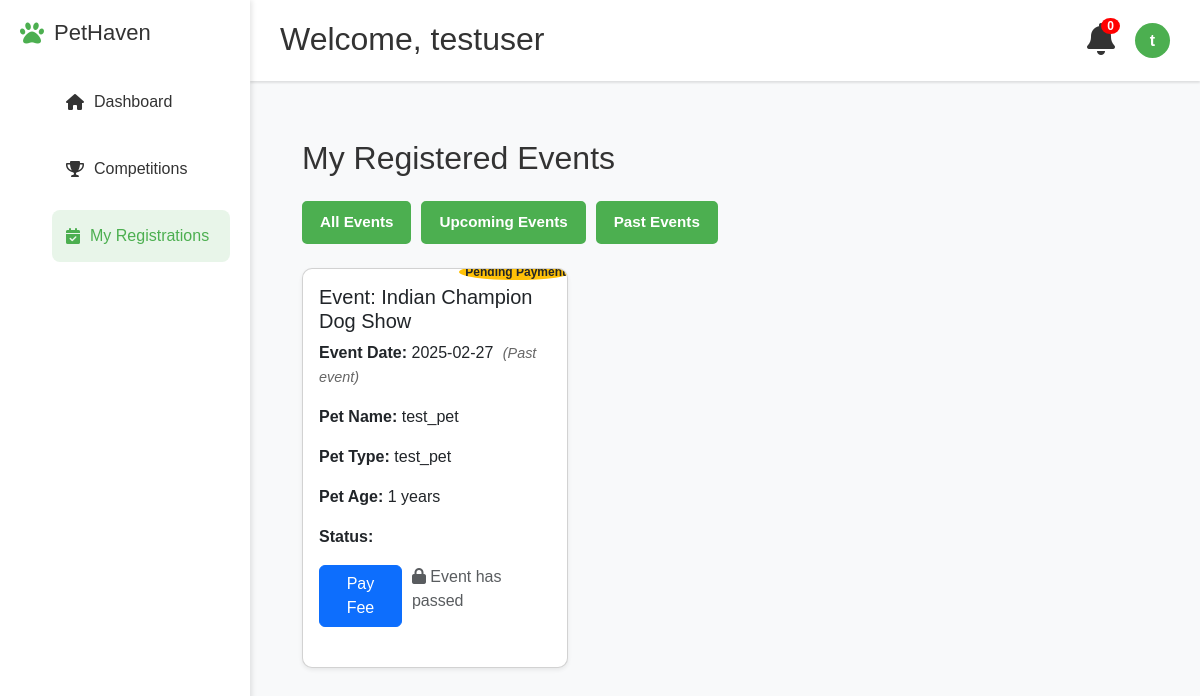
Screenshot of /registrations (signed in) with the database file from the repository.
### models.py (models this page shows)
class User(db.Model, UserMixin):
    id = db.Column(db.Integer, primary_key=True)
    username = db.Column(db.String(100), unique=True, nullable=False)
    email = db.Column(db.String(120), unique=True, nullable=False)
    password = db.Column(db.String(60), nullable=False)
    is_admin = db.Column(db.Boolean, default=False)

class Registration(db.Model):
    id = db.Column(db.Integer, primary_key=True)
    user_id = db.Column(db.Integer, db.ForeignKey('user.id'), nullable=False)
    event_id = db.Column(db.Integer, db.ForeignKey('event.id'), nullable=False)
    pet_name = db.Column(db.String(100), nullable=False)
    pet_type = db.Column(db.String(100), nullable=False)
    pet_age=db.Column(db.Integer,nullable=False)
    paid = db.Column(db.Boolean, default=False)
    event = db.relationship('Event', backref=db.backref('registrations', lazy=True))

class Event(db.Model):
    id = db.Column(db.Integer, primary_key=True)
    title = db.Column(db.String(200), nullable=False)
    description = db.Column(db.Text, nullable=False)
    date = db.Column(db.String(50), nullable=False)
    location=db.Column(db.String(250),nullable=False)
    prizes=db.Column(db.String(200),nullable=False)
    eligibility=db.Column(db.String(250),nullable=False)
    fee = db.Column(db.Float, default=500)
    image_filename = db.Column(db.String(200), nullable=False, default="default.jpg")

### app.py (the view)
@app.route('/registrations')
@login_required
def registrations():
    registered_events = db.session.query(Registration, Event).join(Event, Registration.event_id == Event.id).filter(Registration.user_id == current_user.id).all()
    current_date = datetime.now().date()
    processed_events = []
    for reg, event in registered_events:
        event_date = datetime.strptime(event.date, '%Y-%m-%d').date()
        can_edit = event_date > current_date
        processed_events.append((reg, event, can_edit))
    return render_template("registrations.html", registered_events=processed_events)

### app.py (called while the page is built)
@login_manager.user_loader
def load_user(user_id):
    return User.query.get(int(user_id))

### templates/registrations.html (shortened to what this page needs)
{% extends "base.html" %}
{% block content %}
<div class="container mt-4">
    <h2 class="mb-4">My Registered Events</h2>
    <div class="filter-buttons mb-4">
        <button class="filter-btn active" data-filter="all">All Events</button>
        <button class="filter-btn" data-filter="upcoming">Upcoming Events</button>
        <button class="filter-btn" data-filter="past">Past Events</button>
    </div>
    {% if registered_events %}
        <div class="row" id="events-container">
            {% for reg, event, can_edit in registered_events %}
                <div class="col-md-4 event-item" data-date="{{ event.date }}">
                    <div class="card shadow-sm mb-4">
                        <div class="card-body">
                            <h5 class="card-title">Event: {{ event.title }}</h5>
                            <p class="card-text">
                                <strong>Event Date:</strong> {{ event.date }}
                                <span class="relative-date" data-event-date="{{ event.date }}"></span>
                            </p>
                            <p class="card-text"><strong>Pet Name:</strong> {{ reg.pet_name }}</p>
                            <p class="card-text"><strong>Pet Type:</strong> {{ reg.pet_type }}</p>
                            <p class="card-text"><strong>Pet Age:</strong> {{ reg.pet_age }} years</p>
                            <p class="card-text">
                                <strong>Status:</strong>
                                {% if reg.paid %}
                                    <span class="badge bg-success">Paid</span>
                                {% else %}
                                    <span class="badge bg-warning text-dark">Pending Payment</span>
                                {% endif %}
                            </p>
                            <div class="button-group" style="display: flex; gap: 10px; margin-top: 15px;">
                                {% if not reg.paid %}
                                    <a href="{{ url_for('pay_fee', registration_id=reg.id) }}" class="btn btn-primary">Pay Fee</a>
                                {% endif %}
                                {% if can_edit %}
                                    <a href="{{ url_for('edit_registration', registration_id=reg.id) }}" class="btn btn-secondary">
                                        <i class="fas fa-edit"></i> Edit Details
                                    </a>
                                {% else %}
                                    <span class="text-muted"><i class="fas fa-lock"></i> Event has passed</span>
                                {% endif %}
                            </div>
                        </div>
                    </div>
                </div>
            {% endfor %}
        </div>
    {% else %}
        <p>No registrations found.</p>
    {% endif %}
</div>
{% endblock %}

### templates/base.html (shortened to what this page needs)
<!DOCTYPE html>
<html lang="en">
<head>
    <link rel="stylesheet" href="https://cdnjs.cloudflare.com/ajax/libs/font-awesome/6.0.0/css/all.min.css">
    <link href="https://cdn.jsdelivr.net/npm/bootstrap@5.3.0/dist/css/bootstrap.min.css" rel="stylesheet">
    <link rel="stylesheet" href="{{ url_for('static', filename='css/style.css') }}">
</head>
<body>
    {% if current_user.is_authenticated %}
        <div class="navbar" id="navbar">
            <h2>Welcome, {{ current_user.username }}</h2>
            <div class="nav-right">
                <div class="notification">
                    <i class="fas fa-bell fa-2x"></i>
                    <span class="badge">0</span>
                </div>
                <div class="profile-dropdown">
                    <div class="profile" onclick="toggleDropdown()">
                        <div class="profile-pic">{{ current_user.username[0] }}</div>
                    </div>
                </div>
            </div>
            </div>
            <div class="sidebar" id="sidebar">
                <div class="logo">
                    <i class="fas fa-paw"></i>
                    <h2>PetHaven</h2>
                </div>
                <ul class="nav-menu">
                    <li class="nav-item {% if request.endpoint == 'dashboard' %}active{% endif %}">
                        <a href="{{ url_for('dashboard') }}"><i class="fas fa-home"></i> Dashboard</a>
                    </li>
                    <li class="nav-item {% if request.endpoint == 'competitions' %}active{% endif %}">
                        <a href="{{ url_for('competitions') }}"><i class="fas fa-trophy"></i> Competitions</a>
                    </li>
                    <li class="nav-item {% if request.endpoint == 'registrations' %}active{% endif %}">
                        <a href="{{ url_for('registrations') }}"><i class="fas fa-calendar-check"></i> My Registrations</a>
                    </li>
                </ul>
            </div>
    {% endif %}
    <div class="main-content">
        {% block content %}{% endblock %}
    </div>
</body>
</html>

### static/css/style.css (style rules this page uses)
body { font-family: 'Poppins', Arial, sans-serif; margin: 0px; padding: 0; margin-top: 75px; background-color: #f8f9fa; height: 100vh; color: #333; }
.card { background: white; border-radius: 12px; overflow: hidden; box-shadow: 0 4px 6px rgba(0, 0, 0, 0.1); transition: transform 0.3s ease, box-shadow 0.3s ease; height: 100%; display: flex; flex-direction: column; }
.view-btn, .auth-btn, .filter-btn, .payment-btn { padding: 10px 20px; border-radius: 8px; font-weight: 600; text-align: center; transition: all 0.3s ease; border: none; cursor: pointer; font-size: 0.95rem; text-decoration: none; }
.sidebar { position: fixed; left: 0; top: 0; height: 100%; width: 250px; background: white; box-shadow: 2px 0 5px rgba(0,0,0,0.1); padding: 20px; z-index: 990; transform: translateX(0); transition: transform 0.3s ease-in-out; }
.logo { display: flex; align-items: center; gap: 10px; margin-bottom: 30px; }
.logo i { color: #4CAF50; font-size: 24px; }
.logo h2 { font-size: 22px; margin: 0; }
.nav-menu { list-style: none; }
.nav-item { margin: 15px 0; padding: 12px; border-radius: 8px; cursor: pointer; }
.nav-item a { text-decoration: none; color: inherit; display: flex; align-items: center; width: 100%; padding: 2px; background-color: none; }
.nav-item i { margin-right: 10px; }
.nav-item.active a { background: #e8f5e9; color: #4CAF50; }
.nav-item.active { background: #e8f5e9; color: #4CAF50; }
.navbar { position: fixed; left: 250px; top: 0; width: calc(100% - 250px); display: flex; align-items: center; background: white; padding: 15px 30px; z-index: 100; box-shadow: 0 2px 2px rgba(0,0,0,0.1); transition: left 0.3s ease-in-out, width 0.3s ease-in-out; }
.navbar h2 { flex: 1; padding-top: 5px; text-align: start; }
.nav-right { display: flex; align-items: center; gap: 20px; }
.notification { position: relative; cursor: pointer; }
.badge { position: absolute; top: -5px; right: -5px; background: red; color: white; padding: 2px 6px; border-radius: 50%; font-size: 12px; }
.profile { display: flex; align-items: center; gap: 10px; }
.profile-pic { width: 35px; height: 35px; border-radius: 50%; background: #4CAF50; display: flex; align-items: center; justify-content: center; color: white; font-weight: bold; }
.main-content { margin-left: 250px; padding: 40px; z-index: 10000; min-width: 500px; width: calc(100% - 250px); }
.card { background: white; border-radius: 10px; overflow: hidden; box-shadow: 0 2px 5px rgba(0,0,0,0.1); cursor: pointer; transition: transform 0.3s, box-shadow 0.3s; }
.profile-dropdown { position: relative; cursor: pointer; }
.profile { display: flex; align-items: center; gap: 10px; cursor: pointer; }
.filter-btn { padding: 10px 20px; border: none; border-radius: 5px; cursor: pointer; font-weight: bold; transition: all 0.3s ease; }
.filter-btn:not(.reset) { background: #4CAF50; color: white; }
.relative-date { font-size: 0.9em; color: #666; font-style: italic; margin-left: 5px; }

### templates/registrations.html (style rules this page uses)
.filter-buttons { display: flex; gap: 10px; margin-bottom: 20px; }
.filter-btn { padding: 8px 16px; border: 2px solid #4CAF50; background: white; color: #4CAF50; border-radius: 5px; cursor: pointer; transition: all 0.3s ease; }
.filter-btn.active { background: #4CAF50; color: white; }
.relative-date { font-size: 0.9em; color: #666; font-style: italic; margin-left: 5px; }

### rows the page displays
User: username "testuser", username "t"
Registration: title "Indian Champion Dog Show", date "2025-02-27", pet_name "test_pet", pet_type "test_pet", pet_age "1", paid "Pending Payment"
